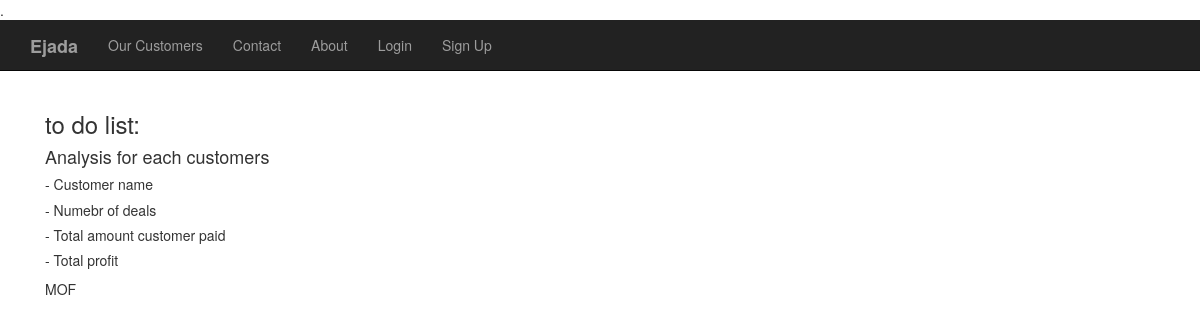
Page /deal_app/customers/ on the earlier database version.
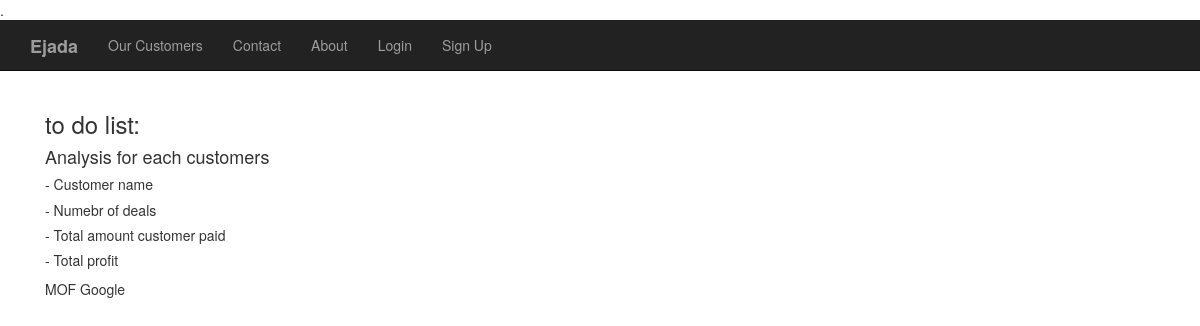
Same page on the later database version.
### deal_app/models.py (models this page shows, shortened)
class Customer(models.Model):
    name = models.CharField(max_length=100)
    appreviation = models.CharField(max_length=15)
    country = models.CharField(max_length=30)
    region = models.CharField(max_length=30)
    lob = models.CharField(max_length = 30)

### deal_app/views.py (the view)
def customers(request):
    customers = Customer.objects.raw('select * from deal_app_customer')
    number_of_deals = Deal.objects.raw('select count(id) from deal_app_deal group_by name')
    return render(request,'deal_app/customers.html',context = {'customers':customers,'number_of_deals':number_of_deals})

### templates/deal_app/customers.html (shortened to what this page needs)
{% extends "basic.html"%}
{% block body_block%}
<div class="container">
  <form method="POST">
    <h3>to do list:</h3>
      <h4>Analysis for each customers</h4>
      <h5>- Customer name</h5>
      <h5>- Numebr of deals</h5>
      <h5>- Total amount customer paid</h5>
      <h5>- Total profit</h5>
    {%for customer in customers%}
        {{customer.name}}
    {%endfor%}
  </form>
</div>
{% endblock%}

Differences in the rows shown:
added Customer: name "Google"
